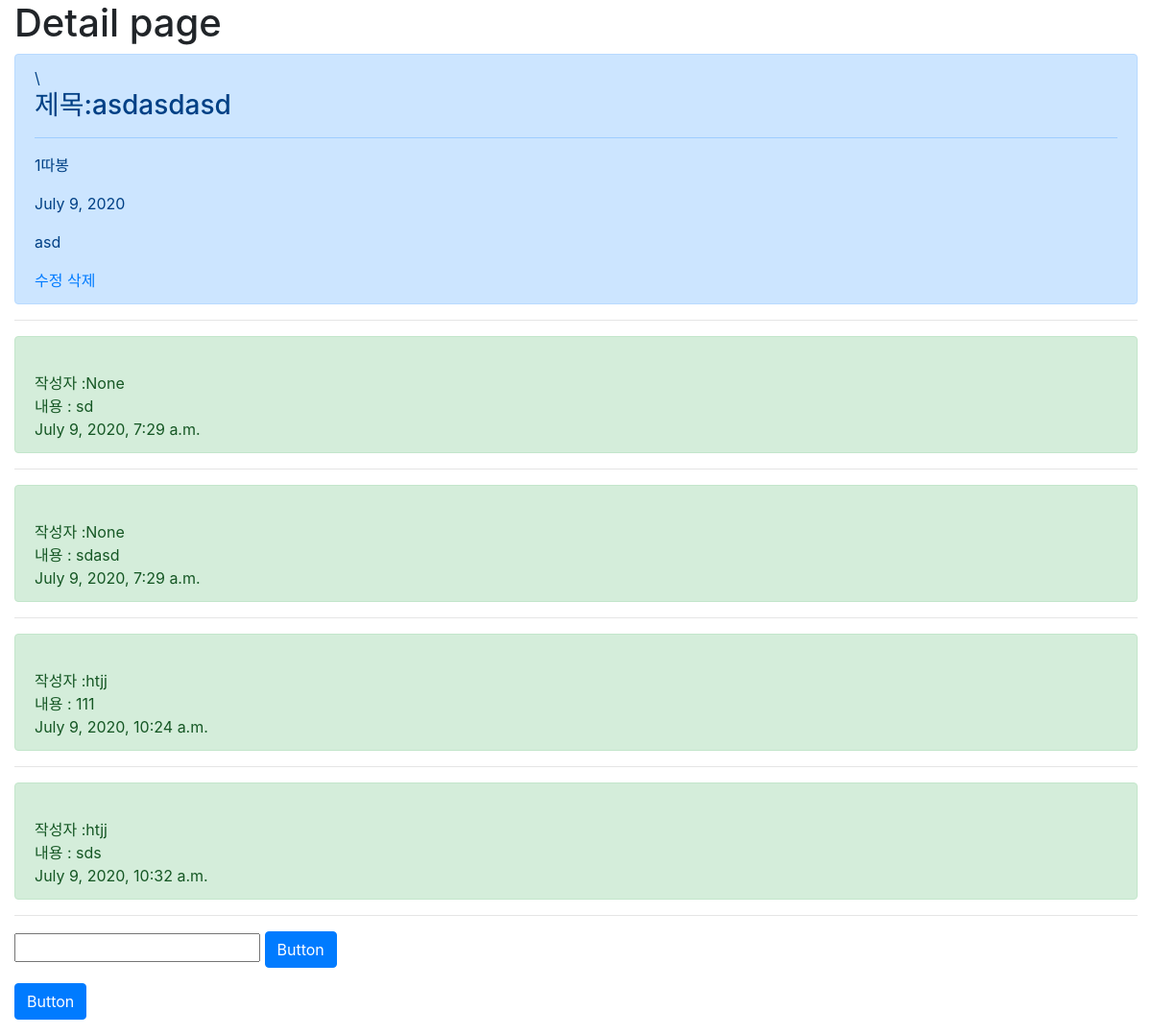
Screenshot of /blog/9 with the database file from the repository.
### blog/models.py (models this page shows, shortened)
class Blog(models.Model):
    title = models.CharField(max_length=200)
    pub_date = models.DateField()
    body = models.TextField()
    image = models.ImageField(upload_to="blog/")
    like = models.ManyToManyField(settings.AUTH_USER_MODEL, related_name='likers')

class Comment(models.Model):
    blog = models.ForeignKey(Blog,on_delete=models.CASCADE,related_name='comments')
    author = models.ForeignKey(settings.AUTH_USER_MODEL, on_delete = models.SET_NULL, null = True, blank = True , related_name='comments')
    body = models.TextField()
    pub_date = models.DateTimeField(auto_now_add = True)

### account/models.py (models this page shows)
class CustomUserModel(AbstractUser):
    pass

### blog/views.py (the view)
# urls.py: path('blog/<int:blog_id>',blog.views.detail, name = "detail"),
def detail(request,blog_id):
    blog=get_object_or_404(Blog, pk = blog_id)
    like_num = len(blog.like.all())
    comments= Comment.objects.filter(blog=blog)
    return render(request,'detail.html',{'blog':blog,'comments': comments, 'likes':like_num})

### blog/templates/detail.html (shortened to what this page needs)
<link rel="stylesheet" href="https://stackpath.bootstrapcdn.com/bootstrap/4.4.1/css/bootstrap.min.css"
>
<div class="container-fluid">
    <h1>Detail page</h1>
    <div class="alert alert-primary" role="alert">
        \
    <h3>제목:{{blog.title}}</h3>
    <hr>
    <p>{{likes}}따봉</p>
    <p>{{blog.pub_date}}</p>
    <p>{{blog.body}}</p>
    <a href="{%url 'edit' blog.id%}">수정</a>
    <a href="{%url 'delete' blog.id%}">삭제</a>
    </div>
    <hr>
    {% for comment in comments %}
    <div class="alert alert-success" role="alert">
    <br> 작성자 :{{comment.author}}
    <br> 내용 : {{comment.body}}
    <br> {{comment.pub_date}}
    </div>
    <hr>
    {% endfor %}
    <form action="/blog/commenting/{{blog.id}}" method="POST">
        <input type="text" name="body">
        <button class="btn btn-primary" type="submit">Button</button>
    </form>
    <form action="/blog/like/{{blog.id}}" method="get">
        <button class="btn btn-primary" type="submit">Button</button>
    </form>
</div>

### rows the page displays
Blog: title "asdasdasd", pub_date "July 9, 2020", body "asd"
Comment: author "None", body "sd", pub_date "July 9, 2020, 7:29 a.m."
Comment: author "None", body "sdasd", pub_date "July 9, 2020, 7:29 a.m."
Comment: author "htjj", body "111", pub_date "July 9, 2020, 10:24 a.m."
Comment: author "htjj", body "sds", pub_date "July 9, 2020, 10:32 a.m."

### other values shown
{{ likes }} "1"
